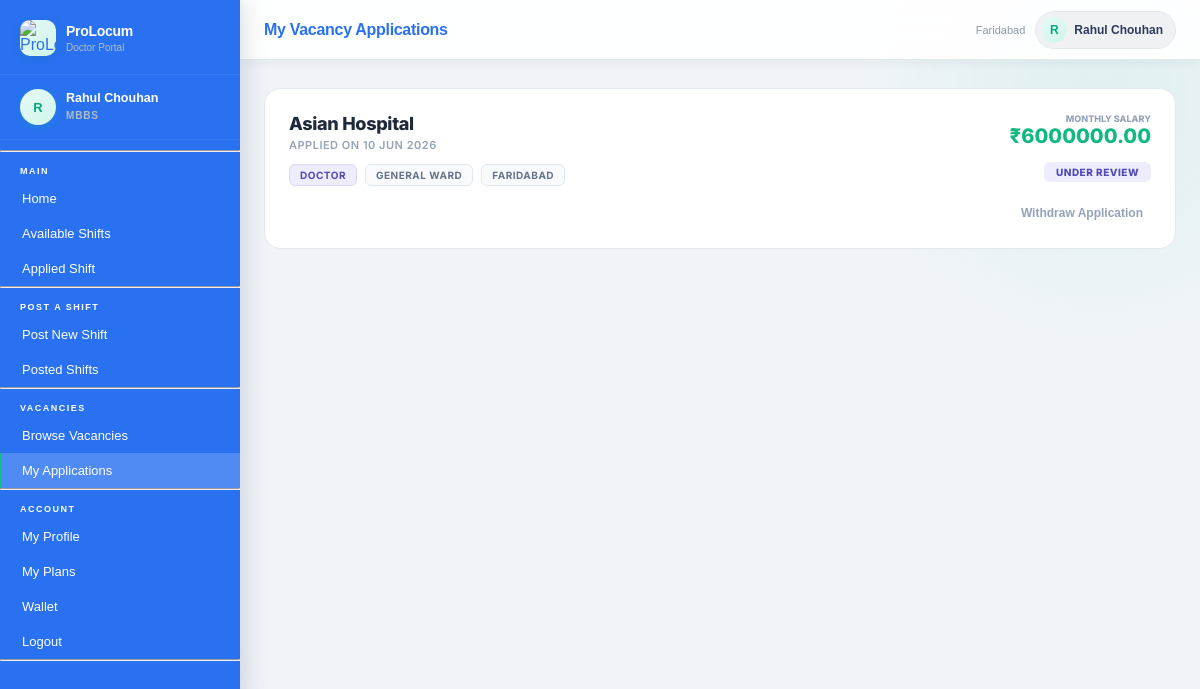
The app's page /doctors/vacancy/my-applications/ (signed in) with its own data.
### users/models.py (models this page shows, shortened)
class CustomUser(AbstractUser):
    ROLE_CHOICES = (
        ('doctor', 'Doctor'),
        ('nurse', 'Nurse'),
        ('hospital', 'Hospital'),
        ('admin', 'Admin'),
    )
    role   = models.CharField(max_length=20, choices=ROLE_CHOICES)
    mobile = models.CharField(max_length=10, unique=True, null=True, blank=True)  # ✅ Unique mobile

### doctors/models.py (models this page shows, shortened)
class DoctorProfile(models.Model):
    QUALIFICATION_CHOICES = [
        ('mbbs', 'MBBS'),
        ('bams', 'BAMS'),
        ('bhms', 'BHMS'),
    ]
    SEX_CHOICES = [('male', 'Male'), ('female', 'Female'), ('other', 'Other')]
    WARD_CHOICES = [
        ('general', 'General Ward'),
        ('icu', 'ICU Ward'),
        ('casualty', 'Casualty Ward'),
        ('female', 'Female Ward'),
    ]
    user            = models.OneToOneField(settings.AUTH_USER_MODEL, on_delete=models.CASCADE, related_name='doctor_profile')
    full_name       = models.CharField(max_length=150)
    age             = models.PositiveIntegerField(null=True, blank=True)
    sex             = models.CharField(max_length=10, choices=SEX_CHOICES, blank=True)
    registration_no = models.CharField(max_length=50, blank=True)
    qualification   = models.CharField(max_length=10, choices=QUALIFICATION_CHOICES, blank=True)
    experience      = models.CharField(max_length=50, blank=True)
    is_registration_complete = models.BooleanField(default=False)
    address         = models.TextField(blank=True)
    state           = models.CharField(max_length=100, blank=True)
    city            = models.CharField(max_length=100, blank=True)
    pincode         = models.CharField(max_length=10, blank=True)
    STATUS_CHOICES = [
    ('pending', 'Pending'),
    ('approved', 'Approved'),
    ('rejected', 'Rejected'),
]
    upi_id = models.CharField(max_length=100, blank=True)
    verification_status = models.CharField(max_length=10, choices=STATUS_CHOICES, default='pending')
    ward_preferences = models.CharField(max_length=200, blank=True)
    known_procedures = models.TextField(blank=True)
    profile_photo   = models.ImageField(upload_to='doctors/photos/', null=True, blank=True)
    aadhar_photo    = models.ImageField(upload_to='doctors/aadhar/', null=True, blank=True)
    pan_card        = models.ImageField(upload_to='doctors/pan/', null=True, blank=True)
    degree_photo    = models.ImageField(upload_to='doctors/degree/', null=True, blank=True)
    registered_state = models.CharField(max_length=100, blank=True)
    is_verified     = models.BooleanField(default=False)
    created_at      = models.DateTimeField(auto_now_add=True)
    updated_at      = models.DateTimeField(auto_now=True)

### hospitals/models.py (models this page shows, shortened)
class VacancyApplication(models.Model):
    STATUS_CHOICES = [
        ('applied', 'Applied'),
        ('accepted', 'Accepted'),
        ('rejected', 'Rejected'),
        ('withdrawn', 'Withdrawn'),
    ]
    vacancy     = models.ForeignKey(Vacancy, on_delete=models.CASCADE, related_name='applications')
    applicant   = models.ForeignKey(settings.AUTH_USER_MODEL, on_delete=models.CASCADE, related_name='vacancy_applications')
    status      = models.CharField(max_length=15, choices=STATUS_CHOICES, default='applied')
    applied_at  = models.DateTimeField(auto_now_add=True)
    updated_at  = models.DateTimeField(auto_now=True)
    note        = models.TextField(blank=True)
    class Meta:
        unique_together = ('vacancy', 'applicant')

class Vacancy(models.Model):
    SHIFT_TYPE_CHOICES = [
        ('single', 'Single Shift'),
        ('multiple', 'Multiple Shift'),
    ]
    STAFF_TYPE_CHOICES = [
        ('doctor', 'Doctor'),
        ('nurse', 'Nurse'),
    ]
    WARD_CHOICES = [
        ('general', 'General Ward'),
        ('icu', 'ICU Ward'),
        ('casualty', 'Casualty Ward'),
        ('female', 'Female Ward'),
        ('pediatric', 'Pediatric Ward'),
        ('maternity', 'Maternity Ward'),
    ]
    DOCTOR_QUALIFICATION_CHOICES = [
        ('mbbs', 'MBBS'),
        ('bams', 'BAMS'),
        ('bhms', 'BHMS'),
        ('bams_bhms', 'BAMS/BHMS'),
    ]
    NURSE_QUALIFICATION_CHOICES = [
        ('gnm', 'GNM'),
        ('bsc_nursing', 'B.Sc Nursing'),
        ('anm', 'ANM'),
        ('msc_nursing', 'M.Sc Nursing'),
    ]
    SHIFT_LABEL_CHOICES = [
    ('morning',    'Morning Shift'),
    ('evening',    'Evening Shift'),
    ('night',      'Night Shift'),
    ('rotational', 'Rotational Shift'),
]
    shift_label = models.CharField(
    max_length=15,
    choices=SHIFT_LABEL_CHOICES,
    blank=True,
    default=''
)
    posted_by       = models.ForeignKey(settings.AUTH_USER_MODEL, on_delete=models.CASCADE, related_name='vacancies')
    hospital_name   = models.CharField(max_length=200)
    location        = models.CharField(max_length=200)
    city            = models.CharField(max_length=100, blank=True)
    state           = models.CharField(max_length=100, blank=True)
    staff_type      = models.CharField(max_length=10, choices=STAFF_TYPE_CHOICES, default='doctor')
    designation     = models.CharField(max_length=100, blank=True)
    ward_type       = models.CharField(max_length=20, choices=WARD_CHOICES, blank=True)
    bed_capacity    = models.PositiveIntegerField(null=True, blank=True)
    doctor_qualification = models.CharField(max_length=30, choices=DOCTOR_QUALIFICATION_CHOICES, blank=True)
    nurse_qualification  = models.CharField(max_length=20, choices=NURSE_QUALIFICATION_CHOICES, blank=True)
    experience_required  = models.CharField(max_length=100, blank=True)
    shift_type      = models.CharField(max_length=10, choices=SHIFT_TYPE_CHOICES, default='single')
    start_date = models.DateField(null=True, blank=True)
    end_date        = models.DateField(null=True, blank=True)
    start_time      = models.TimeField()
    end_time        = models.TimeField()
    salary          = models.DecimalField(max_digits=10, decimal_places=2)
    job_description = models.TextField(blank=True)
    contact_email   = models.EmailField(blank=True)
    contact_phone   = models.CharField(max_length=15, blank=True)
    is_urgent       = models.BooleanField(default=False)
    is_active       = models.BooleanField(default=True)
    created_at      = models.DateTimeField(auto_now_add=True)
    updated_at      = models.DateTimeField(auto_now=True)

### hospitals/views.py (the view)
# urls.py: path('vacancy/my-applications/', hospital_views.my_vacancy_applications, name='my_vacancy_applications'),
@login_required
def my_vacancy_applications(request):
    applications = VacancyApplication.objects.filter(
        applicant=request.user
    ).select_related('vacancy').order_by('-applied_at')
    return render(request, 'hospitals/my_vacancy_applications.html', {
        'applications': applications,
        'base_template': _get_base(request.user),
    })

### hospitals/views.py (called while the page is built)
def _get_base(user):
    role = getattr(user, 'role', 'doctor')
    return {
        'doctor':   'doctors/base.html',
        'nurse':    'nurses/base.html',
        'hospital': 'hospitals/base.html',
    }.get(role, 'doctors/base.html')

### plans/models.py (called while the page is built)
    @property
    def is_expired(self):
        if not self.end_date:
            return False   # Lifetime plan
        return timezone.now() > self.end_date

### plans/utils.py (called while the page is built, shortened)
def get_active_plan(user):
    plan = UserPlan.objects.filter(user=user, is_active=True).first()
    if not plan:
        return None
    return plan

### hospitals/templates/hospitals/my_vacancy_applications.html (shortened to what this page needs)
{% extends base_template|default:'doctors/base.html' %}
{% block page_title %}My Vacancy Applications{% endblock %}
{% block content %}
<div class="dash-wrap">
    {% if applications %}
        {% for app in applications %}
        <div class="app-card">
            <div class="card-header-flex" style="display:flex; justify-content:space-between; align-items:flex-start;">
                <div style="flex: 1;">
                    <span class="hosp-name">{{ app.vacancy.hospital_name }}</span>
                    <div class="applied-on">Applied on {{ app.applied_at|date:"d M Y" }}</div>
                    <div class="meta-row">
                        <span class="meta-tag tag-purple">{{ app.vacancy.get_staff_type_display }}</span>
                        {% if app.vacancy.ward_type %}
                            <span class="meta-tag">{{ app.vacancy.get_ward_type_display }}</span>
                        {% endif %}
                        <span class="meta-tag">{{ app.vacancy.city }}</span>
                    </div>
                </div>
                <div class="status-area" style="display:flex; flex-direction:column; align-items:flex-end; gap:12px;">
                    <div style="text-align: right;">
                        <span class="salary-label">Monthly Salary</span>
                        <div class="salary-text">₹{{ app.vacancy.salary }}</div>
                    </div>
                    <div>
                        {% if app.status == 'applied' %}
                            <span class="status-badge status-applied">Under Review</span>
                        {% elif app.status == 'accepted' %}
                            <span class="status-badge status-accepted">Shortlisted</span>
                        {% elif app.status == 'rejected' %}
                            <span class="status-badge status-rejected">Not Selected</span>
                        {% elif app.status == 'withdrawn' %}
                            <span class="status-badge status-withdrawn">Withdrawn</span>
                        {% endif %}
                    </div>
                    {% if app.status == 'applied' %}
                    <form method="post" action="{% url 'withdraw_vacancy_application' app.id %}">
                        <button type="submit" class="btn-withdraw-link" onclick="return confirm('Do you really want to withdraw this application?')">
                            Withdraw Application
                        </button>
                    </form>
                    {% endif %}
                </div>
            </div>
        </div>
        {% endfor %}
    {% endif %}
</div>
{% endblock %}

### doctors/templates/doctors/base.html (shortened to what this page needs)
{% load static %}
<!DOCTYPE html>
<html lang="hi">
<head>
<link rel="stylesheet" href="{% static 'users/css/base.css' %}">
</head>
<body>
<aside class="sidebar" id="sidebar">
  <div class="sidebar-brand">
    <div class="logo-icon">
      <img src="{% static 'users/images/Black_and_White_Circular_Art___Design_Logo-removebg-preview.png' %}" alt="ProLocum Logo">
    </div>
    <div class="brand-text">
      <h1>ProLocum</h1>
      <p>Doctor Portal</p>
    </div>
  </div>
  {% if request.user.is_authenticated %}
  <div class="sidebar-profile">
    <div class="profile-avatar">
      {% if request.user.doctor_profile.full_name %}{{ request.user.doctor_profile.full_name|first|upper }}{% else %}D{% endif %}
    </div>
    <div class="profile-info">
      <strong>{% if request.user.doctor_profile.full_name %}{{ request.user.doctor_profile.full_name }}{% else %}Doctor{% endif %}</strong>
      <span>{{ request.user.doctor_profile.qualification|upper }}</span>
    </div>
  </div>
  {% endif %}
  <nav class="sidebar-nav">
<hr style="color:rgba(0, 0, 0, 0.485);">
   <div class="nav-section-label">Main</div>
<a href="{% url 'doctor_dashboard' %}" class="nav-link {% if request.resolver_match.url_name == 'doctor_dashboard' %}active{% endif %}">
  Home
</a>
{% if ctx_can_view_shifts %}
  <a href="/doctors/shifts/available/" class="nav-link {% if request.resolver_match.url_name == 'available_shifts' %}active{% endif %}">
    Available Shifts
  </a>
  <a href="/doctors/shifts/my-applications/" class="nav-link {% if request.resolver_match.url_name == 'my_applications' %}active{% endif %}">
    Applied Shift
  </a>
{% endif %}
<hr>
<div class="nav-section-label">Post a Shift</div>
{% if ctx_can_post_shift %}
  <a href="/doctors/shifts/post/" class="nav-link {% if request.resolver_match.url_name == 'post_new_shift' %}active{% endif %}">
    Post New Shift
  </a>
  <a href="/doctors/shifts/posted/" class="nav-link {% if request.resolver_match.url_name == 'posted_shifts' %}active{% endif %}">
    Posted Shifts
  </a>
{% endif %}
<hr>
<div class="nav-section-label">Vacancies</div>
{% if ctx_can_apply_vacancy %}
  <a href="/doctors/vacancies/" class="nav-link {% if request.resolver_match.url_name == 'available_vacancies' %}active{% endif %}">
    Browse Vacancies
  </a>
  <a href="/doctors/vacancy/my-applications/" class="nav-link {% if request.resolver_match.url_name == 'my_vacancy_applications' %}active{% endif %}">
    My Applications
  </a>
{% endif %}
<hr>
<div class="nav-section-label">Account</div>
<a href="{% url 'doctor_my_profile' %}" class="nav-link {% if request.resolver_match.url_name == 'doctor_my_profile' %}active{% endif %}">My Profile</a>
<a href="{% url 'my_plans' %}" class="nav-link {% if request.resolver_match.url_name == 'my_plans' %}active{% endif %}">My Plans</a>
<a href="{% url 'doctor_wallet' %}" class="nav-link">
    Wallet
</a>
<a href="{% url 'logout' %}" class="nav-link">Logout</a>
<hr>
  </nav>
</aside>
<main class="main">
  <div class="topbar">
    <div class="topbar-left">
      <span class="topbar-title">{% block page_title %}Dashboard{% endblock %}</span>
    </div>
    <div class="topbar-right">
      {% if request.user.doctor_profile.city %}
      <span class="city-tag">{{ request.user.doctor_profile.city }}</span>
      {% endif %}
      <div class="user-chip">
        <div class="user-avatar">
          {% if request.user.doctor_profile.full_name %}{{ request.user.doctor_profile.full_name|first|upper }}{% else %}{{ request.user.username|first|upper }}{% endif %}
        </div>
        <span class="user-name">
          {% if request.user.doctor_profile.full_name %}{{ request.user.doctor_profile.full_name }}{% else %}{{ request.user.username }}{% endif %}
        </span>
      </div>
    </div>
  </div>
  <div class="content">
    {% block content %}{% endblock %}
  </div>
</main>
</body>
</html>

### hospitals/templates/hospitals/my_vacancy_applications.html (style rules this page uses)
.dash-wrap { padding: 4px 0 32px; font-family: 'Inter', sans-serif; }
.app-card { background: #fff; border: 1px solid #e2e8f0; border-radius: 16px; padding: 24px; margin-bottom: 16px; position: relative; transition: all 0.2s ease; }
.hosp-name { font-size: 18px; font-weight: 800; color: #1e293b; margin-bottom: 4px; display: block; letter-spacing: -0.3px; }
.meta-row { display: flex; flex-wrap: wrap; gap: 8px; margin: 12px 0; }
.meta-tag { padding: 4px 10px; border-radius: 6px; font-size: 10px; font-weight: 700; text-transform: uppercase; letter-spacing: 0.5px; background: #f8fafc; color: #64748b; border: 1px solid #e2e8f0; }
.tag-purple { background: #EEEDFE; color: #534AB7; border-color: #dcd7f9; }
.applied-on { font-size: 11px; color: #94a3b8; font-weight: 600; text-transform: uppercase; letter-spacing: 0.5px; }
.salary-text { font-size: 20px; font-weight: 800; color: #10b981; }
.salary-label { font-size: 9px; color: #94a3b8; font-weight: 800; text-transform: uppercase; display: block; }
.status-badge { display: inline-flex; align-items: center; padding: 4px 12px; border-radius: 6px; font-size: 10px; font-weight: 800; text-transform: uppercase; letter-spacing: 0.5px; }
.status-applied { background: #EEEDFE; color: #534AB7; }
.btn-withdraw-link { background: none; border: none; color: #94a3b8; font-size: 12px; font-weight: 700; cursor: pointer; text-decoration: none; padding: 4px 8px; transition: color 0.2s; margin-top: 8px; }

### records on screen
CustomUser: user.doctor_profile.full_name|first "R", user.doctor_profile.full_name "Rahul Chouhan", user.doctor_profile.qualification "MBBS", user.doctor_profile.city "Faridabad"
VacancyApplication: vacancy.hospital_name "Asian Hospital", applied_at "10 JUN 2026", vacancy.staff_type "DOCTOR", vacancy.ward_type "GENERAL WARD", vacancy.city "FARIDABAD", vacancy.salary "6000000.00", status "UNDER REVIEW"
